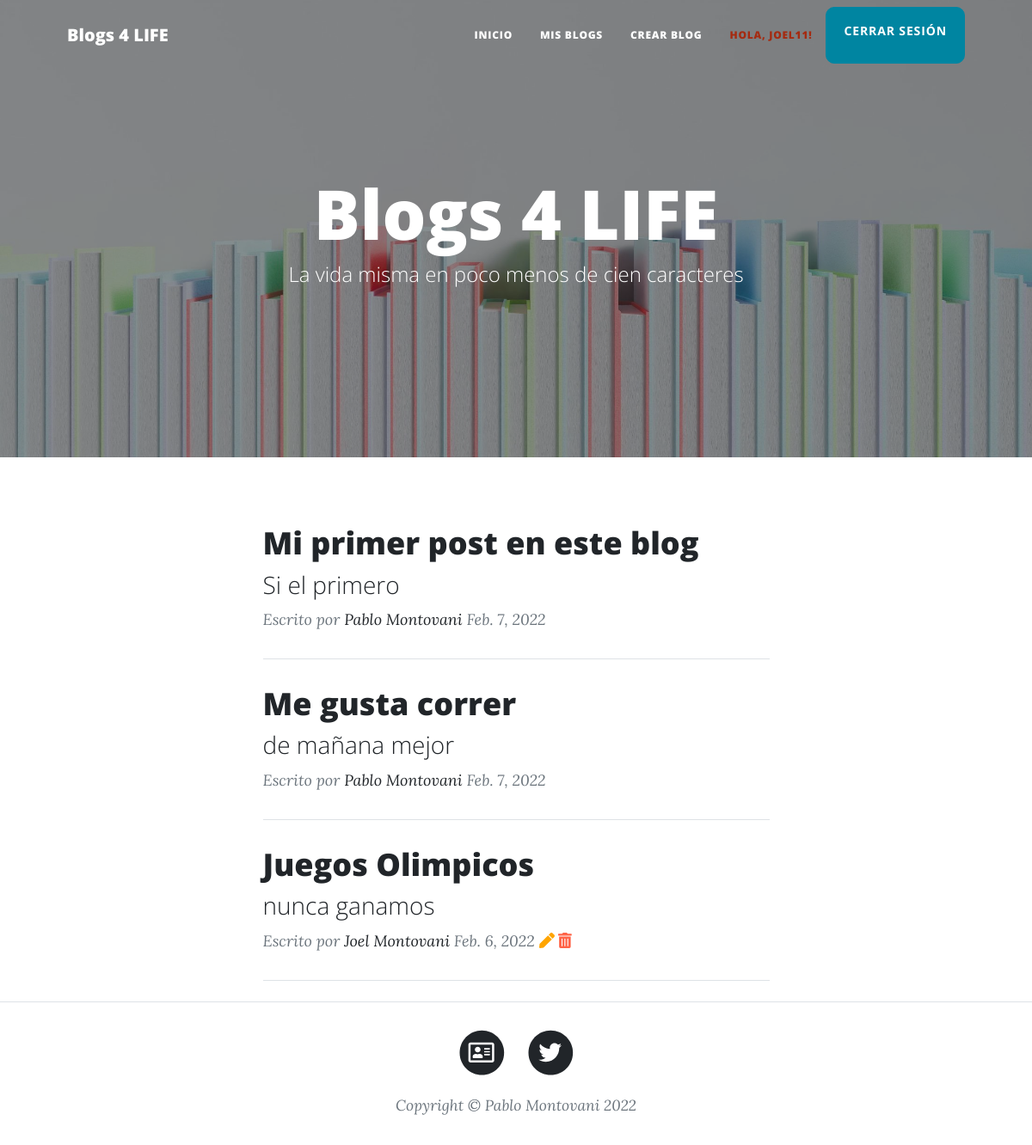
The page / (signed in) on the database its author committed.
### BlogApp/models.py (models this page shows)
class Blog(Model):
    titulo= CharField(max_length=50)
    subtitulo= CharField(max_length=50)
    user = ForeignKey(User, on_delete=CASCADE)
    fecha= DateField()
    contenido= CharField(max_length=1000)
    imagen= ImageField(upload_to='imagenes', null=True, blank=True)

### BlogApp/views.py (the view)
# urls.py: path('', BlogListView.as_view(), name="inicio"),
class BlogListView(LoginRequiredMixin, ListView):
    model = Blog
    template_name = 'BlogApp/blogs.html'
    context_object_name = 'blogs'
    paginate_by = 10

### templates/BlogApp/blogs.html (shortened to what this page needs)
{% extends "BlogApp/inicio.html" %}
{% load static %}
{% block ContenidoBlog %}
     <div class="container px-4 px-lg-5">
        <div class="row gx-4 gx-lg-5 justify-content-center">
            <div class="col-md-10 col-lg-8 col-xl-7">
                {% if not blogs %}
                    <div class="alert alert-danger" role="alert">
                        No existen entradas en el blog.
                    </div>
                {% else %}
                    {% for blog in blogs %}
                        <div class="post-preview">
                            <a href="{% url 'blog_ver' blog.id %}">
                                <h2 class="post-title">{{blog.titulo}}</h2>
                                <h3 class="post-subtitle">{{blog.subtitulo}}</h3>
                            </a>
                            <p class="post-meta">
                                Escrito por
                                {% if blog.user.last_name %}
                                    <a href="{% url 'blog_ver_usuario' blog.user %}">{{blog.user.first_name}} {{blog.user.last_name}}</a>
                                {% else %}
                                    <a href="{% url 'blog_ver_usuario' blog.user %}">{{blog.user}}</a>
                                {% endif %}
                                {{blog.fecha}}
                                {% if blog.user == user %}
                                    <a style="font-size: 1em; color: orange;" href="">
                                        <i class="fas fa-pen"></i>
                                    </a>
                                    <a style="font-size: 1em; color: Tomato;" href="">
                                        <i class="fas fa-trash-alt"></i>
                                    </a>
                                {% endif %}
                            </p>
                        </div>
                        <hr class="my-4" />
                    {% endfor %}
                {% endif %}
            </div>
        </div>
    </div>
{% endblock %}

### templates/BlogApp/padre.html (shortened to what this page needs)
<!DOCTYPE html>
<html lang="en">
    <head>
        {% load static %}
        <link href="{%static 'BlogApp/css/styles.css' %}" rel="stylesheet" />
    </head>
    <body>
        <nav class="navbar navbar-expand-lg navbar-light" id="mainNav">
            <div class="container px-4 px-lg-5">
                <a class="navbar-brand" href="{% url 'inicio' %}">Blogs 4 LIFE</a>
                <div class="collapse navbar-collapse" id="navbarResponsive">
                    <ul class="navbar-nav ms-auto py-4 py-lg-0">
                        <li class="nav-item"><a class="nav-link px-lg-3 py-3 py-lg-4" href="{% url 'inicio' %}">Inicio</a></li>
                        <li class="nav-item"><a class="nav-link px-lg-3 py-3 py-lg-4" href="{% url 'mis_blogs' %}">Mis Blogs</a></li>
                        <li class="nav-item"><a class="nav-link px-lg-3 py-3 py-lg-4" href="">Crear Blog</a></li>
                        {% if user.is_authenticated %}
                            <li class="nav-item"><a class="nav-link nav-link-user px-lg-3 py-3 py-lg-4" href="">Hola, {{user.username}}!</a></li>
                            <a class="btn btn-primary" href="{% url 'logout' %}">CERRAR SESIÓN</a>
                        {% endif %}
                    </ul>
                </div>
            </div>
        </nav>
        {% block ContenidoPrincipal %}
        {% endblock %}
        <footer class="border-top">
            <div class="container px-4 px-lg-5">
                <div class="row gx-4 gx-lg-5 justify-content-center">
                    <div class="col-md-10 col-lg-8 col-xl-7">
                        <ul class="list-inline text-center">
                            <li class="list-inline-item">
                                <a href="{% url 'about_me' %}">
                                    <span class="fa-stack fa-lg">
                                        <i class="fas fa-circle fa-stack-2x"></i>
                                        <i class="far fa-address-card fa-stack-1x fa-inverse"></i>
                                    </span>
                                </a>
                            </li>
                            <li class="list-inline-item">
                                <a href="https://twitter.com/emanuel11">
                                    <span class="fa-stack fa-lg">
                                        <i class="fas fa-circle fa-stack-2x"></i>
                                        <i class="fab fa-twitter fa-stack-1x fa-inverse"></i>
                                    </span>
                                </a>
                            </li>
                        </ul>
                        <div class="small text-center text-muted fst-italic">Copyright &copy; Pablo Montovani 2022</div>
                    </div>
                </div>
            </div>
        </footer>
    </body>
</html>

### rows shown on the page
Blog: titulo "Mi primer post en este blog", subtitulo "Si el primero", user.first_name "Pablo", user.last_name "Montovani", fecha "Feb. 7, 2022"
Blog: titulo "Me gusta correr", subtitulo "de mañana mejor", user.first_name "Pablo", user.last_name "Montovani", fecha "Feb. 7, 2022"
Blog: titulo "Juegos Olimpicos", subtitulo "nunca ganamos", user.first_name "Joel", user.last_name "Montovani", fecha "Feb. 6, 2022"

### other values the page prints
{{ user.username }} "JOEL11"
